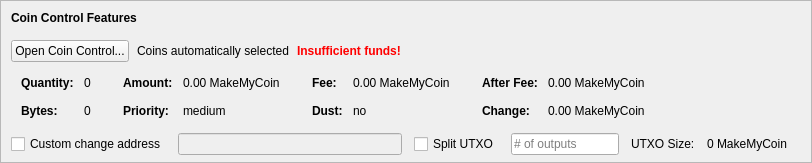
    <widget class="QFrame" name="frameCoinControl">
     <property name="sizePolicy">
      <sizepolicy hsizetype="Expanding" vsizetype="Expanding">
       <horstretch>0</horstretch>
       <verstretch>0</verstretch>
      </sizepolicy>
     </property>
     <property name="maximumSize">
      <size>
       <width>16777215</width>
       <height>16777215</height>
      </size>
     </property>
     <property name="frameShape">
      <enum>QFrame::StyledPanel</enum>
     </property>
     <property name="frameShadow">
      <enum>QFrame::Sunken</enum>
     </property>
     <layout class="QVBoxLayout" name="verticalLayoutCoinControl2">
      <property name="spacing">
       <number>0</number>
      </property>
      <property name="leftMargin">
       <number>0</number>
      </property>
      <property name="topMargin">
       <number>0</number>
      </property>
      <property name="rightMargin">
       <number>0</number>
      </property>
      <property name="bottomMargin">
       <number>6</number>
      </property>
      <item>
       <layout class="QVBoxLayout" name="verticalLayoutCoinControl" stretch="0,0,0,0,1">
        <property name="spacing">
         <number>0</number>
        </property>
        <property name="leftMargin">
         <number>10</number>
        </property>
        <property name="topMargin">
         <number>10</number>
        </property>
        <item>
         <layout class="QHBoxLayout" name="horizontalLayoutCoinControl1">
          <property name="bottomMargin">
           <number>15</number>
          </property>
          <item>
           <widget class="QLabel" name="labelCoinControlFeatures">
            <property name="sizePolicy">
             <sizepolicy hsizetype="Preferred" vsizetype="Maximum">
              <horstretch>0</horstretch>
              <verstretch>0</verstretch>
             </sizepolicy>
            </property>
            <property name="font">
             <font>
              <weight>75</weight>
              <bold>true</bold>
             </font>
            </property>
            <property name="styleSheet">
             <string notr="true">font-weight:bold;</string>
            </property>
            <property name="text">
             <string>Coin Control Features</string>
            </property>
           </widget>
          </item>
         </layout>
        </item>
        <item>
         <layout class="QHBoxLayout" name="horizontalLayoutCoinControl2" stretch="0,0,0,0">
          <property name="spacing">
           <number>8</number>
          </property>
          <property name="bottomMargin">
           <number>10</number>
          </property>
          <item>
           <widget class="QPushButton" name="pushButtonCoinControl">
            <property name="styleSheet">
             <string notr="true"/>
            </property>
            <property name="text">
             <string>Open Coin Control...</string>
            </property>
            <property name="autoDefault">
             <bool>false</bool>
            </property>
           </widget>
          </item>
          <item>
           <widget class="QLabel" name="labelCoinControlAutomaticallySelected">
            <property name="text">
             <string>Coins automatically selected</string>
            </property>
            <property name="margin">
             <number>5</number>
            </property>
           </widget>
          </item>
          <item>
           <widget class="QLabel" name="labelCoinControlInsuffFunds">
            <property name="font">
             <font>
              <weight>75</weight>
              <bold>true</bold>
             </font>
            </property>
            <property name="styleSheet">
             <string notr="true">color:red;font-weight:bold;</string>
            </property>
            <property name="text">
             <string>Insufficient funds!</string>
            </property>
            <property name="margin">
             <number>5</number>
            </property>
           </widget>
          </item>
          <item>
           <spacer name="horizontalSpacerCoinControl">
            <property name="orientation">
             <enum>Qt::Horizontal</enum>
            </property>
            <property name="sizeHint" stdset="0">
             <size>
              <width>40</width>
              <height>1</height>
             </size>
            </property>
           </spacer>
          </item>
         </layout>
        </item>
        <item>
         <widget class="QWidget" name="widgetCoinControl" native="true">
          <property name="sizePolicy">
           <sizepolicy hsizetype="Preferred" vsizetype="Preferred">
            <horstretch>0</horstretch>
            <verstretch>0</verstretch>
           </sizepolicy>
          </property>
          <property name="minimumSize">
           <size>
            <width>0</width>
            <height>0</height>
           </size>
          </property>
          <property name="styleSheet">
           <string notr="true"/>
          </property>
          <layout class="QHBoxLayout" name="horizontalLayoutCoinControl5">
           <property name="leftMargin">
            <number>0</number>
           </property>
           <property name="topMargin">
            <number>0</number>
           </property>
           <property name="rightMargin">
            <number>0</number>
           </property>
           <property name="bottomMargin">
            <number>0</number>
           </property>
           <item>
            <layout class="QHBoxLayout" name="horizontalLayoutCoinControl3" stretch="0,0,0,1">
             <property name="spacing">
              <number>20</number>
             </property>
             <property name="topMargin">
              <number>0</number>
             </property>
             <property name="bottomMargin">
              <number>10</number>
             </property>
             <item>
              <layout class="QFormLayout" name="formLayoutCoinControl1">
               <property name="horizontalSpacing">
                <number>10</number>
               </property>
               <property name="verticalSpacing">
                <number>14</number>
               </property>
               <property name="leftMargin">
                <number>10</number>
               </property>
               <property name="topMargin">
                <number>4</number>
               </property>
               <property name="rightMargin">
                <number>6</number>
               </property>
               <item row="0" column="0">
                <widget class="QLabel" name="labelCoinControlQuantityText">
                 <property name="font">
                  <font>
                   <weight>75</weight>
                   <bold>true</bold>
                  </font>
                 </property>
                 <property name="text">
                  <string>Quantity:</string>
                 </property>
                 <property name="margin">
                  <number>0</number>
                 </property>
                </widget>
               </item>
               <item row="0" column="1">
                <widget class="QLabel" name="labelCoinControlQuantity">
                 <property name="cursor">
                  <cursorShape>IBeamCursor</cursorShape>
                 </property>
                 <property name="contextMenuPolicy">
                  <enum>Qt::ActionsContextMenu</enum>
                 </property>
                 <property name="text">
                  <string notr="true">0</string>
                 </property>
                 <property name="margin">
                  <number>0</number>
                 </property>
                 <property name="textInteractionFlags">
                  <set>Qt::LinksAccessibleByMouse|Qt::TextSelectableByKeyboard|Qt::TextSelectableByMouse</set>
                 </property>
                </widget>
               </item>
               <item row="1" column="0">
                <widget class="QLabel" name="labelCoinControlBytesText">
                 <property name="font">
                  <font>
                   <weight>75</weight>
                   <bold>true</bold>
                  </font>
                 </property>
                 <property name="text">
                  <string>Bytes:</string>
                 </property>
                </widget>
               </item>
               <item row="1" column="1">
                <widget class="QLabel" name="labelCoinControlBytes">
                 <property name="cursor">
                  <cursorShape>IBeamCursor</cursorShape>
                 </property>
                 <property name="contextMenuPolicy">
                  <enum>Qt::ActionsContextMenu</enum>
                 </property>
                 <property name="text">
                  <string notr="true">0</string>
                 </property>
                 <property name="textInteractionFlags">
                  <set>Qt::LinksAccessibleByMouse|Qt::TextSelectableByKeyboard|Qt::TextSelectableByMouse</set>
                 </property>
                </widget>
               </item>
              </layout>
             </item>
             <item>
              <layout class="QFormLayout" name="formLayoutCoinControl2">
               <property name="horizontalSpacing">
                <number>10</number>
               </property>
               <property name="verticalSpacing">
                <number>14</number>
               </property>
               <property name="leftMargin">
                <number>6</number>
               </property>
               <property name="topMargin">
                <number>4</number>
               </property>
               <property name="rightMargin">
                <number>6</number>
               </property>
               <item row="0" column="0">
                <widget class="QLabel" name="labelCoinControlAmountText">
                 <property name="font">
                  <font>
                   <weight>75</weight>
                   <bold>true</bold>
                  </font>
                 </property>
                 <property name="text">
                  <string>Amount:</string>
                 </property>
                 <property name="margin">
                  <number>0</number>
                 </property>
                </widget>
               </item>
               <item row="0" column="1">
                <widget class="QLabel" name="labelCoinControlAmount">
                 <property name="cursor">
                  <cursorShape>IBeamCursor</cursorShape>
                 </property>
                 <property name="contextMenuPolicy">
                  <enum>Qt::ActionsContextMenu</enum>
                 </property>
                 <property name="text">
                  <string notr="true">0.00 MakeMyCoin</string>
                 </property>
                 <property name="textInteractionFlags">
                  <set>Qt::LinksAccessibleByMouse|Qt::TextSelectableByKeyboard|Qt::TextSelectableByMouse</set>
                 </property>
                </widget>
               </item>
               <item row="1" column="0">
                <widget class="QLabel" name="labelCoinControlPriorityText">
                 <property name="font">
                  <font>
                   <weight>75</weight>
                   <bold>true</bold>
                  </font>
                 </property>
                 <property name="text">
                  <string>Priority:</string>
                 </property>
                </widget>
               </item>
               <item row="1" column="1">
                <widget class="QLabel" name="labelCoinControlPriority">
                 <property name="cursor">
                  <cursorShape>IBeamCursor</cursorShape>
                 </property>
                 <property name="contextMenuPolicy">
                  <enum>Qt::ActionsContextMenu</enum>
                 </property>
                 <property name="text">
                  <string>medium</string>
                 </property>
                 <property name="textInteractionFlags">
                  <set>Qt::LinksAccessibleByMouse|Qt::TextSelectableByKeyboard|Qt::TextSelectableByMouse</set>
                 </property>
                </widget>
               </item>
              </layout>
             </item>
             <item>
              <layout class="QFormLayout" name="formLayoutCoinControl3">
               <property name="horizontalSpacing">
                <number>10</number>
               </property>
               <property name="verticalSpacing">
                <number>14</number>
               </property>
               <property name="leftMargin">
                <number>6</number>
               </property>
               <property name="topMargin">
                <number>4</number>
               </property>
               <property name="rightMargin">
                <number>6</number>
               </property>
               <item row="0" column="0">
                <widget class="QLabel" name="labelCoinControlFeeText">
                 <property name="font">
                  <font>
                   <weight>75</weight>
                   <bold>true</bold>
                  </font>
                 </property>
                 <property name="text">
                  <string>Fee:</string>
                 </property>
                 <property name="margin">
                  <number>0</number>
                 </property>
                </widget>
               </item>
               <item row="0" column="1">
                <widget class="QLabel" name="labelCoinControlFee">
                 <property name="cursor">
                  <cursorShape>IBeamCursor</cursorShape>
                 </property>
                 <property name="contextMenuPolicy">
                  <enum>Qt::ActionsContextMenu</enum>
                 </property>
                 <property name="text">
                  <string notr="true">0.00 MakeMyCoin</string>
                 </property>
                 <property name="textInteractionFlags">
                  <set>Qt::LinksAccessibleByMouse|Qt::TextSelectableByKeyboard|Qt::TextSelectableByMouse</set>
                 </property>
                </widget>
               </item>
               <item row="1" column="0">
                <widget class="QLabel" name="labelCoinControlLowOutputText">
                 <property name="font">
                  <font>
                   <weight>75</weight>
                   <bold>true</bold>
                  </font>
                 </property>
                 <property name="text">
                  <string>Dust:</string>
                 </property>
                </widget>
               </item>
               <item row="1" column="1">
                <widget class="QLabel" name="labelCoinControlLowOutput">
                 <property name="cursor">
                  <cursorShape>IBeamCursor</cursorShape>
                 </property>
                 <property name="contextMenuPolicy">
                  <enum>Qt::ActionsContextMenu</enum>
                 </property>
                 <property name="text">
                  <string>no</string>
                 </property>
                 <property name="textInteractionFlags">
                  <set>Qt::LinksAccessibleByMouse|Qt::TextSelectableByKeyboard|Qt::TextSelectableByMouse</set>
                 </property>
                </widget>
               </item>
              </layout>
             </item>
             <item>
              <layout class="QFormLayout" name="formLayoutCoinControl4">
               <property name="horizontalSpacing">
                <number>10</number>
               </property>
               <property name="verticalSpacing">
                <number>14</number>
               </property>
               <property name="leftMargin">
                <number>6</number>
               </property>
               <property name="topMargin">
                <number>4</number>
               </property>
               <property name="rightMargin">
                <number>6</number>
               </property>
               <item row="0" column="0">
                <widget class="QLabel" name="labelCoinControlAfterFeeText">
                 <property name="font">
                  <font>
                   <weight>75</weight>
                   <bold>true</bold>
                  </font>
                 </property>
                 <property name="text">
                  <string>After Fee:</string>
                 </property>
                 <property name="margin">
                  <number>0</number>
                 </property>
                </widget>
               </item>
               <item row="0" column="1">
                <widget class="QLabel" name="labelCoinControlAfterFee">
                 <property name="cursor">
                  <cursorShape>IBeamCursor</cursorShape>
                 </property>
                 <property name="contextMenuPolicy">
                  <enum>Qt::ActionsContextMenu</enum>
                 </property>
                 <property name="text">
                  <string notr="true">0.00 MakeMyCoin</string>
                 </property>
                 <property name="textInteractionFlags">
                  <set>Qt::LinksAccessibleByMouse|Qt::TextSelectableByKeyboard|Qt::TextSelectableByMouse</set>
                 </property>
                </widget>
               </item>
               <item row="1" column="0">
                <widget class="QLabel" name="labelCoinControlChangeText">
                 <property name="font">
                  <font>
                   <weight>75</weight>
                   <bold>true</bold>
                  </font>
                 </property>
                 <property name="text">
                  <string>Change:</string>
                 </property>
                </widget>
               </item>
               <item row="1" column="1">
                <widget class="QLabel" name="labelCoinControlChange">
                 <property name="cursor">
                  <cursorShape>IBeamCursor</cursorShape>
                 </property>
                 <property name="contextMenuPolicy">
                  <enum>Qt::ActionsContextMenu</enum>
                 </property>
                 <property name="text">
                  <string notr="true">0.00 MakeMyCoin</string>
                 </property>
                 <property name="textInteractionFlags">
                  <set>Qt::LinksAccessibleByMouse|Qt::TextSelectableByKeyboard|Qt::TextSelectableByMouse</set>
                 </property>
                </widget>
               </item>
              </layout>
             </item>
            </layout>
           </item>
          </layout>
         </widget>
        </item>
        <item>
         <layout class="QHBoxLayout" name="horizontalLayoutCoinControl4" stretch="0,0,0,0,0,0,0">
          <property name="spacing">
           <number>12</number>
          </property>
          <property name="sizeConstraint">
           <enum>QLayout::SetDefaultConstraint</enum>
          </property>
          <property name="topMargin">
           <number>5</number>
          </property>
          <property name="rightMargin">
           <number>5</number>
          </property>
          <item>
           <widget class="QCheckBox" name="checkBoxCoinControlChange">
            <property name="toolTip">
             <string>If this is activated, but the change address is empty or invalid, change will be sent to a newly generated address.</string>
            </property>
            <property name="text">
             <string>Custom change address</string>
            </property>
           </widget>
          </item>
          <item>
           <widget class="QValidatedLineEdit" name="lineEditCoinControlChange">
            <property name="enabled">
             <bool>false</bool>
            </property>
            <property name="sizePolicy">
             <sizepolicy hsizetype="Expanding" vsizetype="Fixed">
              <horstretch>0</horstretch>
              <verstretch>0</verstretch>
             </sizepolicy>
            </property>
           </widget>
          </item>
          <item>
           <widget class="QCheckBox" name="splitBlockCheckBox">
            <property name="text">
             <string>Split UTXO</string>
            </property>
           </widget>
          </item>
          <item>
           <widget class="QLineEdit" name="splitBlockLineEdit">
            <property name="sizePolicy">
             <sizepolicy hsizetype="Fixed" vsizetype="Fixed">
              <horstretch>50</horstretch>
              <verstretch>0</verstretch>
             </sizepolicy>
            </property>
            <property name="placeholderText">
             <string># of outputs</string>
            </property>
           </widget>
          </item>
          <item>
           <widget class="QLabel" name="labelBlockSizeText">
            <property name="text">
             <string>UTXO Size:</string>
            </property>
           </widget>
          </item>
          <item>
           <widget class="QLabel" name="labelBlockSize">
            <property name="text">
             <string>0 MakeMyCoin</string>
            </property>
           </widget>
          </item>
          <item>
           <widget class="QLabel" name="labelCoinControlChangeLabel">
            <property name="sizePolicy">
             <sizepolicy hsizetype="Preferred" vsizetype="Expanding">
              <horstretch>0</horstretch>
              <verstretch>0</verstretch>
             </sizepolicy>
            </property>
            <property name="minimumSize">
             <size>
              <width>0</width>
              <height>0</height>
             </size>
            </property>
            <property name="text">
             <string/>
            </property>
            <property name="margin">
             <number>3</number>
            </property>
           </widget>
          </item>
         </layout>
        </item>
        <item>
         <spacer name="verticalSpacerCoinControl">
          <property name="orientation">
           <enum>Qt::Vertical</enum>
          </property>
          <property name="sizeHint" stdset="0">
           <size>
            <width>800</width>
            <height>1</height>
           </size>
          </property>
         </spacer>
        </item>
       </layout>
      </item>
     </layout>
    </widget>
